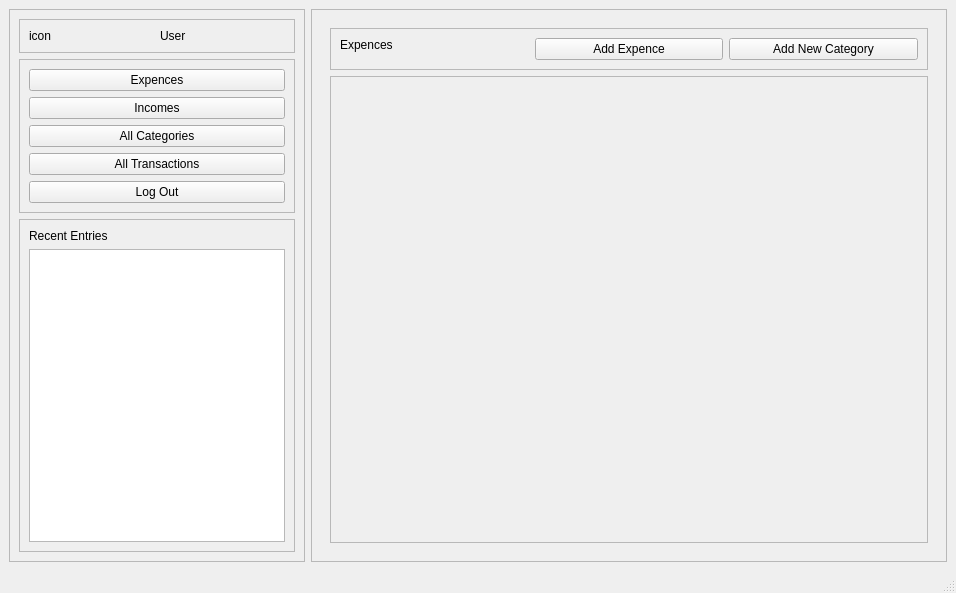
<?xml version="1.0" encoding="UTF-8"?>
<ui version="4.0">
 <class>MainWindow</class>
 <widget class="QMainWindow" name="MainWindow">
  <property name="geometry">
   <rect>
    <x>0</x>
    <y>0</y>
    <width>956</width>
    <height>593</height>
   </rect>
  </property>
  <property name="windowTitle">
   <string>MainWindow</string>
  </property>
  <widget class="QWidget" name="centralwidget">
   <layout class="QHBoxLayout" name="horizontalLayout">
    <item>
     <widget class="QFrame" name="sideFrame">
      <property name="frameShape">
       <enum>QFrame::StyledPanel</enum>
      </property>
      <property name="frameShadow">
       <enum>QFrame::Raised</enum>
      </property>
      <layout class="QVBoxLayout" name="verticalLayout">
       <item alignment="Qt::AlignTop">
        <widget class="QFrame" name="userInfoFrame">
         <property name="frameShape">
          <enum>QFrame::StyledPanel</enum>
         </property>
         <property name="frameShadow">
          <enum>QFrame::Raised</enum>
         </property>
         <layout class="QHBoxLayout" name="horizontalLayout_2">
          <item>
           <widget class="QLabel" name="txtIcon">
            <property name="text">
             <string>icon</string>
            </property>
           </widget>
          </item>
          <item>
           <widget class="QLabel" name="txtUsername">
            <property name="text">
             <string>User</string>
            </property>
           </widget>
          </item>
         </layout>
        </widget>
       </item>
       <item>
        <widget class="QFrame" name="btnsFrame">
         <property name="frameShape">
          <enum>QFrame::StyledPanel</enum>
         </property>
         <property name="frameShadow">
          <enum>QFrame::Raised</enum>
         </property>
         <layout class="QVBoxLayout" name="verticalLayout_2">
          <item>
           <widget class="QPushButton" name="btnToExpence">
            <property name="text">
             <string>Expences</string>
            </property>
           </widget>
          </item>
          <item>
           <widget class="QPushButton" name="btnToIncomes">
            <property name="text">
             <string>Incomes</string>
            </property>
           </widget>
          </item>
          <item>
           <widget class="QPushButton" name="pushButton_2">
            <property name="text">
             <string>All Categories</string>
            </property>
           </widget>
          </item>
          <item>
           <widget class="QPushButton" name="pushButton">
            <property name="text">
             <string>All Transactions</string>
            </property>
           </widget>
          </item>
          <item>
           <widget class="QPushButton" name="btnLogOut">
            <property name="text">
             <string>Log Out</string>
            </property>
           </widget>
          </item>
         </layout>
        </widget>
       </item>
       <item>
        <widget class="QFrame" name="recentEntries">
         <property name="sizePolicy">
          <sizepolicy hsizetype="Preferred" vsizetype="Expanding">
           <horstretch>0</horstretch>
           <verstretch>0</verstretch>
          </sizepolicy>
         </property>
         <property name="frameShape">
          <enum>QFrame::StyledPanel</enum>
         </property>
         <property name="frameShadow">
          <enum>QFrame::Raised</enum>
         </property>
         <layout class="QVBoxLayout" name="verticalLayout_3">
          <item>
           <widget class="QLabel" name="txtRecentEntries">
            <property name="text">
             <string>Recent Entries</string>
            </property>
           </widget>
          </item>
          <item alignment="Qt::AlignLeft">
           <widget class="QListView" name="listView">
            <property name="sizePolicy">
             <sizepolicy hsizetype="Fixed" vsizetype="Expanding">
              <horstretch>0</horstretch>
              <verstretch>0</verstretch>
             </sizepolicy>
            </property>
            <property name="minimumSize">
             <size>
              <width>256</width>
              <height>250</height>
             </size>
            </property>
           </widget>
          </item>
         </layout>
        </widget>
       </item>
      </layout>
     </widget>
    </item>
    <item>
     <widget class="QFrame" name="dashFrame">
      <property name="frameShape">
       <enum>QFrame::StyledPanel</enum>
      </property>
      <property name="frameShadow">
       <enum>QFrame::Raised</enum>
      </property>
      <layout class="QVBoxLayout" name="verticalLayout_4">
       <item>
        <widget class="QStackedWidget" name="stackedWidget">
         <widget class="QWidget" name="expencePage">
          <layout class="QVBoxLayout" name="verticalLayout_5">
           <item>
            <widget class="QFrame" name="expenceFrame">
             <property name="frameShape">
              <enum>QFrame::StyledPanel</enum>
             </property>
             <property name="frameShadow">
              <enum>QFrame::Raised</enum>
             </property>
             <layout class="QHBoxLayout" name="horizontalLayout_3">
              <item alignment="Qt::AlignTop">
               <widget class="QLabel" name="txtExpence">
                <property name="text">
                 <string>Expences</string>
                </property>
               </widget>
              </item>
              <item alignment="Qt::AlignTop">
               <widget class="QPushButton" name="btnAddExpence">
                <property name="text">
                 <string>Add Expence</string>
                </property>
               </widget>
              </item>
              <item alignment="Qt::AlignTop">
               <widget class="QPushButton" name="btnNewCategory">
                <property name="text">
                 <string>Add New Category</string>
                </property>
               </widget>
              </item>
             </layout>
            </widget>
           </item>
           <item>
            <widget class="QFrame" name="graficsFrame">
             <property name="sizePolicy">
              <sizepolicy hsizetype="Preferred" vsizetype="Expanding">
               <horstretch>0</horstretch>
               <verstretch>0</verstretch>
              </sizepolicy>
             </property>
             <property name="frameShape">
              <enum>QFrame::StyledPanel</enum>
             </property>
             <property name="frameShadow">
              <enum>QFrame::Raised</enum>
             </property>
            </widget>
           </item>
          </layout>
         </widget>
         <widget class="QWidget" name="incomePage">
          <layout class="QVBoxLayout" name="verticalLayout_6">
           <item>
            <widget class="QFrame" name="incomeFrame">
             <property name="frameShape">
              <enum>QFrame::StyledPanel</enum>
             </property>
             <property name="frameShadow">
              <enum>QFrame::Raised</enum>
             </property>
             <layout class="QHBoxLayout" name="horizontalLayout_4">
              <item alignment="Qt::AlignTop">
               <widget class="QLabel" name="txtIncome">
                <property name="text">
                 <string>Incomes</string>
                </property>
               </widget>
              </item>
              <item alignment="Qt::AlignTop">
               <widget class="QPushButton" name="btnAddIncome">
                <property name="text">
                 <string>Add Income</string>
                </property>
               </widget>
              </item>
              <item alignment="Qt::AlignTop">
               <widget class="QPushButton" name="btnNewCategoryIncome">
                <property name="text">
                 <string>Add New Category</string>
                </property>
               </widget>
              </item>
             </layout>
            </widget>
           </item>
           <item>
            <widget class="QFrame" name="incomeFragicsFrame">
             <property name="sizePolicy">
              <sizepolicy hsizetype="Preferred" vsizetype="Expanding">
               <horstretch>0</horstretch>
               <verstretch>0</verstretch>
              </sizepolicy>
             </property>
             <property name="frameShape">
              <enum>QFrame::StyledPanel</enum>
             </property>
             <property name="frameShadow">
              <enum>QFrame::Raised</enum>
             </property>
            </widget>
           </item>
          </layout>
         </widget>
        </widget>
       </item>
      </layout>
     </widget>
    </item>
   </layout>
  </widget>
  <widget class="QStatusBar" name="statusbar"/>
 </widget>
 <resources/>
 <connections/>
</ui>
